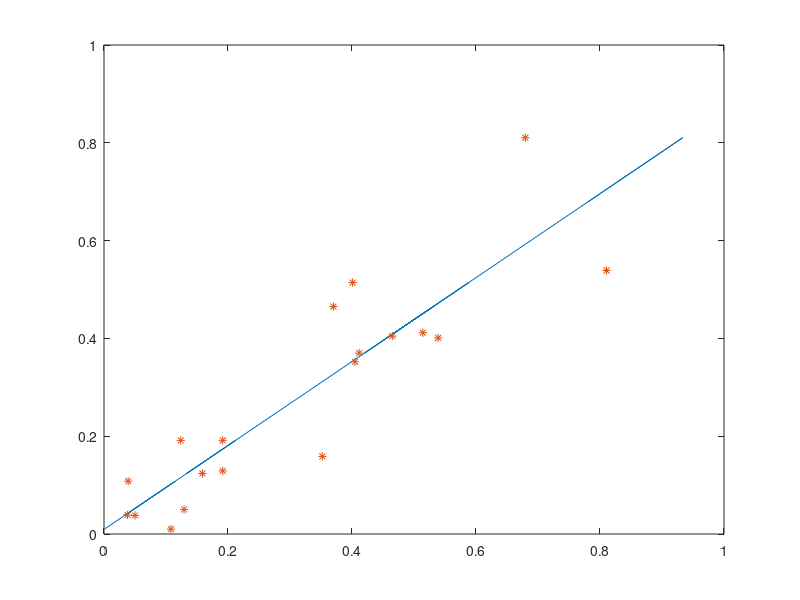

Recreate this plot in MATLAB.
clear; clc;

%% Initial data
t_f = 0.5; t_0 = 0;
discretization_num_t = 20;
T = t_f-t_0;

%% Time and BM arrays creation
delta_t = T/discretization_num_t;
t(1) = t_0;
for i = 2:discretization_num_t
    t(i) = t(i-1)+delta_t;
end;

%% Market data 

Rm = [0.01 0.108 0.039 0.038 0.05 0.1291 0.1915 0.1914 0.1238 0.1587 0.3521 0.4047 0.4650 0.3700 0.4116 0.5142 0.4010 0.5389 0.8104 0.6796];

%% Initial values definition
d = [1 1];
beta = [1 1]; % params to calibrate
A = beta(1); B = beta(2);
precision = 10^(-9); lambda = 0.01;
identity = eye(2,2);

%% Levenberg Marquart algorithm

while norm(d) > precision

    % Giving concrete values to symbolic parameters
    for p = 2:discretization_num_t
           
           Rmarket = Rm(p); r = Rm(p-1);
        
           residual(p) = Rmarket - (A * r + B);
                       
           J(p,1) = -Rm(p);  %Derivative in respect of beta(1)
           J(p,2) = -1;     %Derivative in respect to beta(2) 
           
    end;
    
    % Calculating d using the algorithm

    M = J' * J + lambda * identity;
    d = -inv(M)*J'*residual';
    
    beta = beta + d';
    A = beta(1); 
    B = beta(2); 
 
end;
display(beta);


%% Determining theoretical curve and plotting
Rth(1) = Rm(1);
for p = 2:discretization_num_t
    Rth(p) = Rm(p-1)*beta(1)+beta(2);
end;

figure;
plot(Rm*beta(1)+beta(2), Rm); % line
hold on;
plot(Rm(2:end),Rm(1:end-1),'*'); % line



